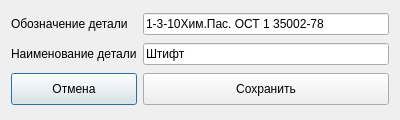
<?xml version="1.0" encoding="UTF-8"?>
<ui version="4.0">
 <class>detailEditDialog</class>
 <widget class="QDialog" name="detailEditDialog">
  <property name="geometry">
   <rect>
    <x>0</x>
    <y>0</y>
    <width>400</width>
    <height>120</height>
   </rect>
  </property>
  <property name="windowTitle">
   <string>Dialog</string>
  </property>
  <layout class="QGridLayout" name="gridLayout">
   <item row="1" column="0">
    <widget class="QLabel" name="label_detailName">
     <property name="minimumSize">
      <size>
       <width>0</width>
       <height>0</height>
      </size>
     </property>
     <property name="font">
      <font>
       <weight>50</weight>
       <bold>false</bold>
      </font>
     </property>
     <property name="text">
      <string>Наименование детали</string>
     </property>
    </widget>
   </item>
   <item row="1" column="1">
    <widget class="QLineEdit" name="lineEdit_detailName">
     <property name="minimumSize">
      <size>
       <width>0</width>
       <height>0</height>
      </size>
     </property>
     <property name="font">
      <font>
       <weight>50</weight>
       <bold>false</bold>
      </font>
     </property>
     <property name="text">
      <string>Штифт</string>
     </property>
     <property name="cursorPosition">
      <number>5</number>
     </property>
     <property name="readOnly">
      <bool>false</bool>
     </property>
    </widget>
   </item>
   <item row="0" column="0">
    <widget class="QLabel" name="label_detailDesignation">
     <property name="minimumSize">
      <size>
       <width>0</width>
       <height>0</height>
      </size>
     </property>
     <property name="font">
      <font>
       <weight>50</weight>
       <bold>false</bold>
      </font>
     </property>
     <property name="text">
      <string>Обозначение детали</string>
     </property>
    </widget>
   </item>
   <item row="3" column="0">
    <widget class="QPushButton" name="pushButton_cancel">
     <property name="minimumSize">
      <size>
       <width>0</width>
       <height>32</height>
      </size>
     </property>
     <property name="text">
      <string>Отмена</string>
     </property>
     <property name="icon">
      <iconset resource="resources.qrc">
       <normaloff>:/images/res/images/delete.png</normaloff>:/images/res/images/delete.png</iconset>
     </property>
     <property name="iconSize">
      <size>
       <width>24</width>
       <height>24</height>
      </size>
     </property>
    </widget>
   </item>
   <item row="3" column="1">
    <widget class="QPushButton" name="pushButton_save">
     <property name="minimumSize">
      <size>
       <width>0</width>
       <height>32</height>
      </size>
     </property>
     <property name="text">
      <string>Сохранить</string>
     </property>
     <property name="icon">
      <iconset resource="resources.qrc">
       <normaloff>:/images/res/images/save.png</normaloff>:/images/res/images/save.png</iconset>
     </property>
     <property name="iconSize">
      <size>
       <width>24</width>
       <height>24</height>
      </size>
     </property>
    </widget>
   </item>
   <item row="0" column="1">
    <widget class="QLineEdit" name="lineEdit_detailDesignation">
     <property name="text">
      <string>1-3-10Хим.Пас. ОСТ 1 35002-78</string>
     </property>
    </widget>
   </item>
  </layout>
 </widget>
 <resources>
  <include location="resources.qrc"/>
 </resources>
 <connections/>
</ui>
